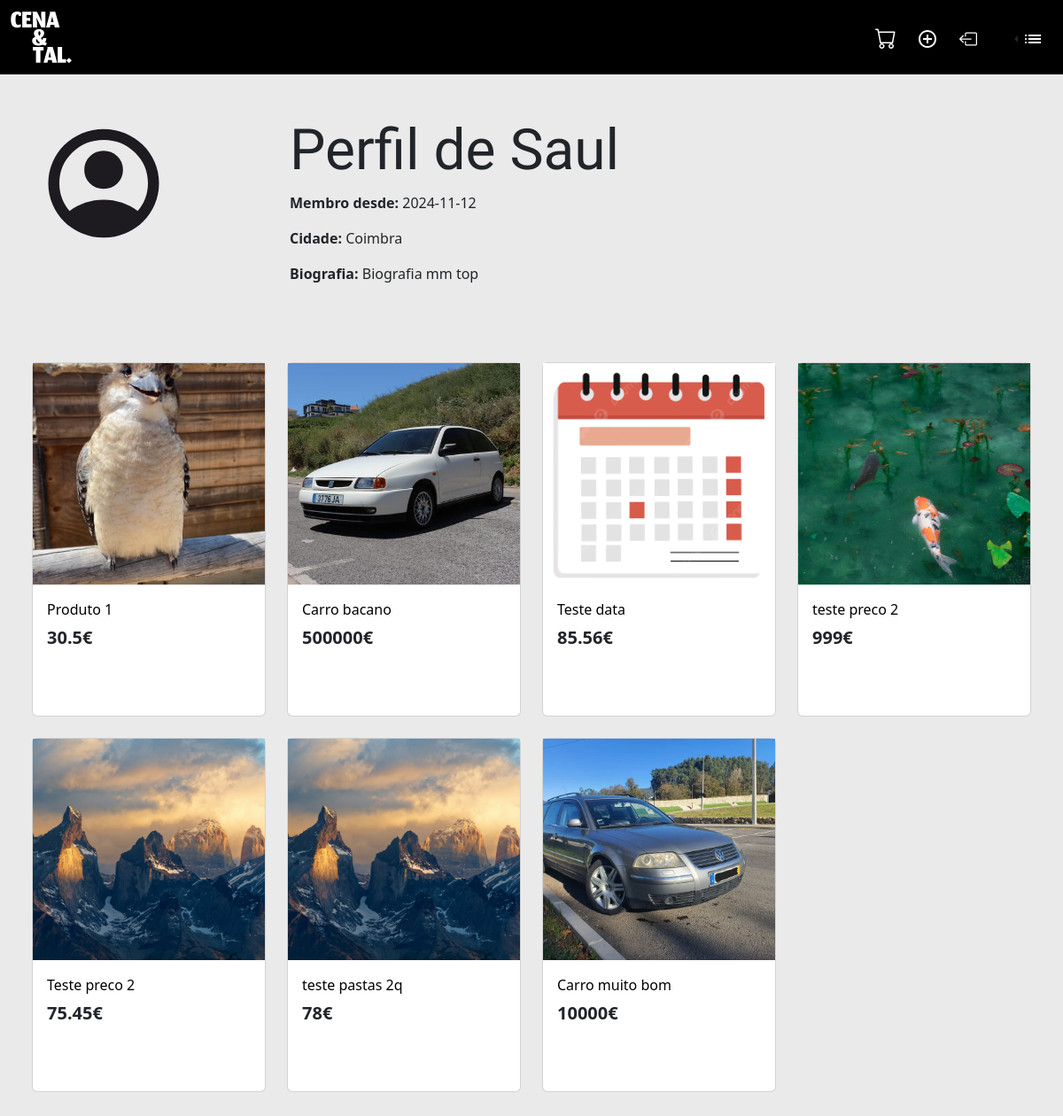
/pagina_utilizador_guest.php?user_id=1 (signed in), run on the app's committed database.
### tables this page shows
CREATE TABLE `users` (
  `id` int(11) NOT NULL,
  `username` varchar(30) NOT NULL,
  `password` varchar(78) NOT NULL,
  `email` varchar(30) NOT NULL,
  `imagem` varchar(255) DEFAULT 'imgs/icons/account_circle.svg',
  `localidade` varchar(255) DEFAULT NULL,
  `cidade` varchar(150) DEFAULT NULL,
  `cp` varchar(7) DEFAULT NULL,
  `telemovel` int(16) DEFAULT NULL,
  `biografia` text DEFAULT NULL,
  `data` date NOT NULL DEFAULT current_timestamp()
);

CREATE TABLE `produto` (
  `id` int(11) NOT NULL,
  `user_id` int(11) NOT NULL,
  `titulo` varchar(30) NOT NULL,
  `descricao` text NOT NULL,
  `preco` float NOT NULL,
  `imagem` varchar(80) DEFAULT NULL,
  `adicionado_a` date NOT NULL DEFAULT current_timestamp(),
  `visivel` tinyint(1) DEFAULT 1
);

### pagina_utilizador_guest.php (the view, shortened to what this page needs)
<?php
$isLoggedIn = isset($_SESSION['user_id']);
include 'includes/db.php';
if (isset($_GET['user_id'])) {
    $userId = intval($_GET['user_id']);
    $query = $conn->prepare("
        SELECT username, email, imagem, localidade, cidade, cp, telemovel, biografia, data
        FROM users WHERE id = ?");
    $query->bind_param("i", $userId);
    $query->execute();
    $result = $query->get_result();
    $product_sql = "SELECT produto.*, produto_imagens.image_path, users.username
        FROM produto
        LEFT JOIN produto_imagens ON produto.id = produto_imagens.produto_id
        LEFT JOIN users ON produto.user_id = users.id
        WHERE produto.user_id = $userId
        GROUP BY produto.id
        ORDER BY MIN(produto_imagens.id)";
  $product_result = $conn->query($product_sql);
    if ($result->num_rows > 0) {
        $userData = $result->fetch_assoc();
    } else {
        echo "<p>User not found.</p>";
        exit;
    }
} else {
    echo "<p>Invalid user ID.</p>";
    exit;
}
?>
 <!DOCTYPE html>
 <html lang="en">
 <head>
    <link rel="stylesheet" href="css/bootstrap.min.css">
    <link rel="stylesheet" href="css/fonts/customfonts.css">
 </head>
 <body style="background-color: #EAEAEA;">
 <nav class="navbar navbar-expand-sm" style="background-color: black;">
  <div class="container-fluid">
    <a class="navbar-brand align-self-center" href="index.php">
      <img src="imgs/logo.svg" style="width:69px;" alt="">
    </a>
    <div class="d-flex align-items-center">
      <?php if ($isLoggedIn == true): ?>
        <a class="btn" href="pagina_utilizador.php">
        </a>
        <a class="btn" href="#">
          <img src="imgs/icons/cart.svg" alt="">
        </a>
        <a class="btn" href="add_produto.html">
          <img src="imgs/icons/iconplus.svg" alt="">
        </a>
        <a class="btn" href="logica/logout.php">
          <img src="imgs/icons/logout.svg" style="width:20px; height:20px;" alt="">
        </a>
      <?php else: ?>
        <a class="btn jomhuria-regular fs-2" style="color: white;" href="login.html">Login</a>
        <a class="btn jomhuria-regular fs-2" style="color: white;" href="registar.html">Registar</a>
      <?php endif; ?>
      <div class="dropstart ms-3">
        <button class="btn dropdown-toggle" type="button" data-bs-toggle="dropdown" aria-expanded="false" style="background-color: black;">
          <img src="imgs/icons/iconcont.svg" alt="">
        </button>
      </div>
    </div>
  </div>
</nav>
<div class="container mt-5">
    <div class="row">
        <div class="col-lg-3">
            <img src="<?php echo htmlspecialchars($userData['imagem']); ?>"
                 alt="Imagem de <?php echo htmlspecialchars($userData['username']); ?>"
                 class="rounded-circle" style="width: 150px; height: 150px;">
        </div>
        <div class="col-lg-9">
            <h1 class="jomhuria-regular fs-custom">Perfil de <?php echo htmlspecialchars($userData['username']); ?></h1>
            <p><strong>Membro desde:</strong> <?php echo htmlspecialchars($userData['data'] ?? ''); ?></p>
            <p><strong>Cidade:</strong> <?php echo htmlspecialchars($userData['cidade'] ?? ''); ?></p>
            <p><strong>Biografia:</strong> <?php echo nl2br(htmlspecialchars($userData['biografia'] ?? '')); ?></p>
        </div>
    </div>
</div>
<div class="container-fluid mt-5 mb-5 ">
    <div class=" container-fluid mt-5 mb-5 row row-cols-xxl-5 row-cols-xl-4 row-cols-md-3 row-cols-1 gy-4 mx-auto">
    <?php while($row = $product_result->fetch_assoc()): ?>
      <div class="col me-0">
        <div class="card rounded-2" style="width: 100%; height: 400px; background-color: white;">
          <a href="pagina_produto.php?id=<?php echo htmlspecialchars($row['id']); ?>" class="text-decoration-none">
            <div class="container p-0" style="width: 100%; height: 250px; background-color: white;">
              <img src="<?php echo htmlspecialchars($row['image_path']); ?>" class="img-fluid" alt="Product Image" style="width: 100%; height: 100%; object-fit:cover;">
            </div>
          </a>
          <div class="card-body">
            <a href="pagina_produto.php?id=<?php echo htmlspecialchars($row['id']); ?>" class="text-decoration-none " style="color: #000000">
              <div class="card-title"><?php echo htmlspecialchars($row['titulo']); ?></div>
            </a>
            <div class="card-text"><h5 class="fw-bold"><?php echo htmlspecialchars($row['preco']); ?>€</h5></div>
          </div>
        </div>
      </div>
      <?php endwhile; ?>
    </div>
</div>
 </body>
 </html>

### data on the page
users: imagem (picture), username "Saul", data "2024-11-12", cidade "Coimbra", biografia "Biografia mm top"
produto: shows a picture, titulo "Produto 1", preco "30.5"
produto: shows a picture, titulo "Carro bacano", preco "500000"
produto: shows a picture, titulo "Teste data", preco "85.56"
produto: shows a picture, titulo "teste preco 2", preco "999"
produto: titulo "Teste preco 2", preco "75.45"
produto: titulo "teste pastas 2q", preco "78"
produto: shows a picture, titulo "Carro muito bom", preco "10000"
